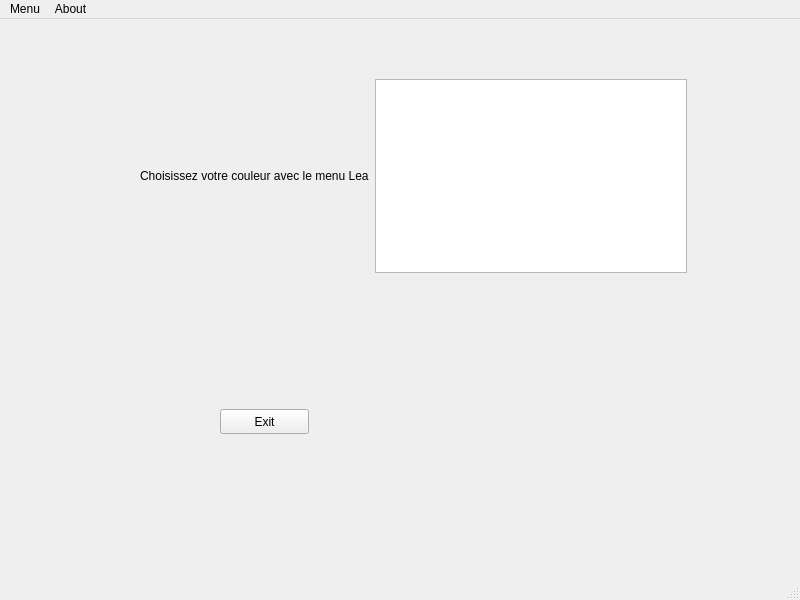
<?xml version="1.0" encoding="UTF-8"?>
<ui version="4.0">
 <class>MainWindow</class>
 <widget class="QMainWindow" name="MainWindow">
  <property name="geometry">
   <rect>
    <x>0</x>
    <y>0</y>
    <width>800</width>
    <height>600</height>
   </rect>
  </property>
  <property name="windowTitle">
   <string>MainWindow</string>
  </property>
  <widget class="QWidget" name="centralwidget">
   <widget class="QPushButton" name="pushButton">
    <property name="geometry">
     <rect>
      <x>220</x>
      <y>390</y>
      <width>89</width>
      <height>25</height>
     </rect>
    </property>
    <property name="text">
     <string>Exit</string>
    </property>
   </widget>
   <widget class="QWidget" name="">
    <property name="geometry">
     <rect>
      <x>140</x>
      <y>60</y>
      <width>547</width>
      <height>194</height>
     </rect>
    </property>
    <layout class="QHBoxLayout" name="horizontalLayout">
     <item>
      <widget class="QLabel" name="label">
       <property name="text">
        <string>Choisissez votre couleur avec le menu Lea</string>
       </property>
      </widget>
     </item>
     <item>
      <widget class="QTextEdit" name="textEdit_Lea">
       <property name="html">
        <string>&lt;!DOCTYPE HTML PUBLIC &quot;-//W3C//DTD HTML 4.0//EN&quot; &quot;http://www.w3.org/TR/REC-html40/strict.dtd&quot;&gt;
&lt;html&gt;&lt;head&gt;&lt;meta name=&quot;qrichtext&quot; content=&quot;1&quot; /&gt;&lt;style type=&quot;text/css&quot;&gt;
p, li { white-space: pre-wrap; }
&lt;/style&gt;&lt;/head&gt;&lt;body style=&quot; font-family:'Ubuntu'; font-size:11pt; font-weight:400; font-style:normal;&quot;&gt;
&lt;p style=&quot;-qt-paragraph-type:empty; margin-top:0px; margin-bottom:0px; margin-left:0px; margin-right:0px; -qt-block-indent:0; text-indent:0px;&quot;&gt;&lt;br /&gt;&lt;/p&gt;&lt;/body&gt;&lt;/html&gt;</string>
       </property>
      </widget>
     </item>
    </layout>
   </widget>
  </widget>
  <widget class="QMenuBar" name="menubar">
   <property name="geometry">
    <rect>
     <x>0</x>
     <y>0</y>
     <width>800</width>
     <height>22</height>
    </rect>
   </property>
   <widget class="QMenu" name="menuMenu">
    <property name="title">
     <string>Menu</string>
    </property>
    <addaction name="actionLeo"/>
    <addaction name="actionHarout"/>
    <addaction name="actionLea"/>
    <addaction name="actionInna"/>
    <addaction name="actionOluwasayo"/>
    <addaction name="actionKodjo"/>
    <addaction name="actionJonas"/>
    <addaction name="actionYoucef"/>
    <addaction name="actionMaroua"/>
    <addaction name="actionFlorian"/>
    <addaction name="actionKarim"/>
    <addaction name="actionHugo"/>
    <addaction name="actionHenri"/>
   </widget>
   <widget class="QMenu" name="menuAbout">
    <property name="title">
     <string>About</string>
    </property>
    <addaction name="actionHelp"/>
    <addaction name="actionVersion"/>
   </widget>
   <addaction name="menuMenu"/>
   <addaction name="menuAbout"/>
  </widget>
  <widget class="QStatusBar" name="statusbar"/>
  <action name="actionLeo">
   <property name="text">
    <string>Léo</string>
   </property>
  </action>
  <action name="actionHarout">
   <property name="text">
    <string>Harout</string>
   </property>
  </action>
  <action name="actionLea">
   <property name="text">
    <string>Léa</string>
   </property>
  </action>
  <action name="actionInna">
   <property name="text">
    <string>Inna</string>
   </property>
  </action>
  <action name="actionOluwasayo">
   <property name="text">
    <string>Oluwasayo</string>
   </property>
  </action>
  <action name="actionKodjo">
   <property name="text">
    <string>Kodjo</string>
   </property>
  </action>
  <action name="actionJonas">
   <property name="text">
    <string>Jonas</string>
   </property>
  </action>
  <action name="actionYoucef">
   <property name="text">
    <string>Youcef</string>
   </property>
  </action>
  <action name="actionMaroua">
   <property name="text">
    <string>Maroua</string>
   </property>
  </action>
  <action name="actionFlorian">
   <property name="text">
    <string>Florian</string>
   </property>
  </action>
  <action name="actionKarim">
   <property name="text">
    <string>Karim</string>
   </property>
  </action>
  <action name="actionHugo">
   <property name="text">
    <string>Hugo</string>
   </property>
  </action>
  <action name="actionHenri">
   <property name="text">
    <string>Henri</string>
   </property>
  </action>
  <action name="actionHelp">
   <property name="text">
    <string>Help</string>
   </property>
  </action>
  <action name="actionVersion">
   <property name="text">
    <string>Version</string>
   </property>
  </action>
 </widget>
 <resources/>
 <connections>
  <connection>
   <sender>pushButton</sender>
   <signal>clicked()</signal>
   <receiver>MainWindow</receiver>
   <slot>close()</slot>
   <hints>
    <hint type="sourcelabel">
     <x>264</x>
     <y>424</y>
    </hint>
    <hint type="destinationlabel">
     <x>399</x>
     <y>299</y>
    </hint>
   </hints>
  </connection>
 </connections>
</ui>
